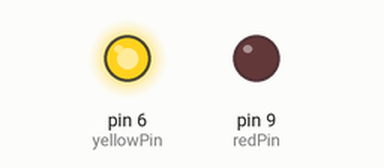
Recording of a sketch running on a simulated Arduino Uno, built with avr-gcc and run on an emulated ATmega328P. Shown: output pins drawn as LEDs (lit = HIGH).

Above: at 0.2 s.
At 5.2 s:
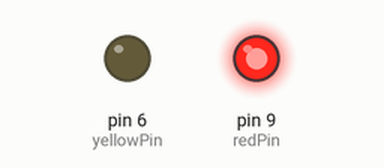
At 9.7 s:
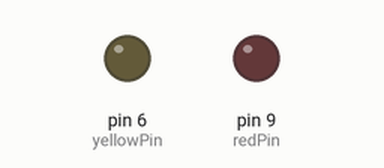
Timing chart, 0 to 10.4 s (numbered marks = the images above):
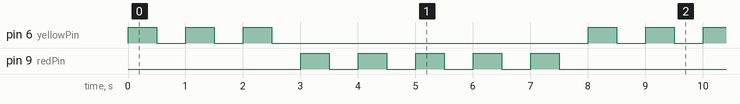

Measured:
- by itself, pin 6 (yellowPin): repeats every 8.0 s: 2 × (LOW 0.50 s, HIGH 0.50 s), LOW 5.5 s, HIGH 0.50 s
- by itself, pin 9 (redPin): repeats every 8.0 s: 4 × (LOW 0.50 s, HIGH 0.50 s), LOW 3.5 s, HIGH 0.50 s
- by itself, everything shown: repeats every 8.0 s, in 16 steps

The sketch:

Understanding_for.ino
```cpp
int yellowPin = 6;
int redPin = 9;
int wait = 500;
int yellowBlink = 3;
int redBlink = 5;
int j; //counter

void setup() {
  // put your setup code here, to run once:
pinMode(yellowPin, OUTPUT);
pinMode(redPin, OUTPUT);
}

void loop() {
  // put your main code here, to run repeatedly:
for(j=1; j<=yellowBlink; j++){
  digitalWrite (yellowPin, HIGH);
  delay(wait);
  digitalWrite (yellowPin, LOW);
  delay(wait);
  }

for(j=1; j<=redBlink; j++){
  digitalWrite (redPin, HIGH);
  delay(wait);
  digitalWrite (redPin, LOW);
  delay(wait);
  }
}
```
